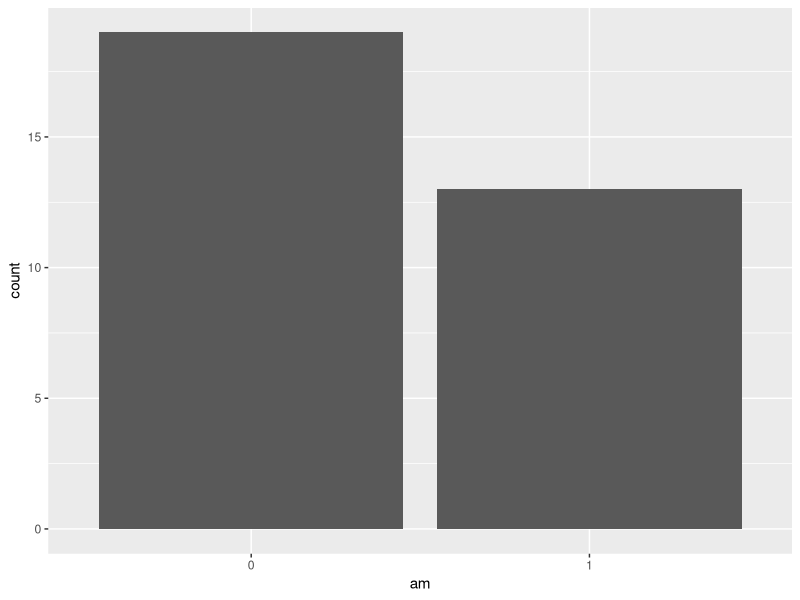
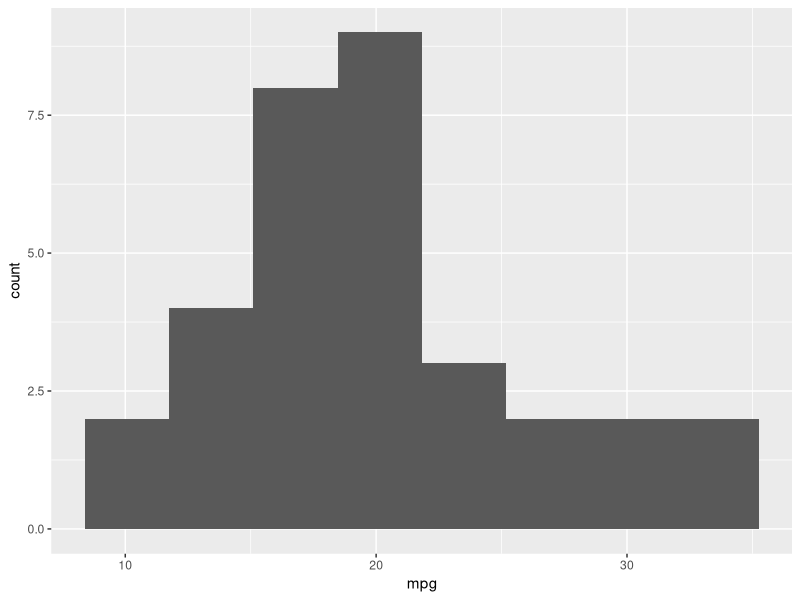
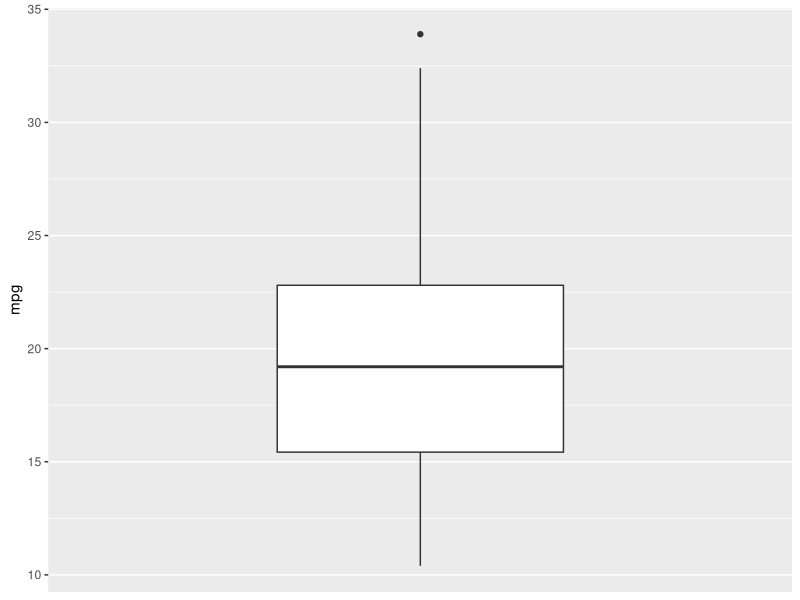
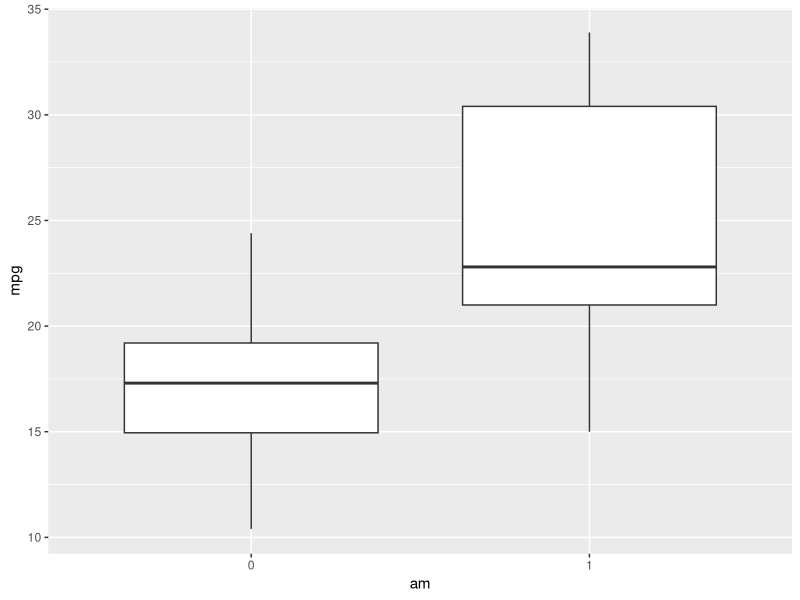
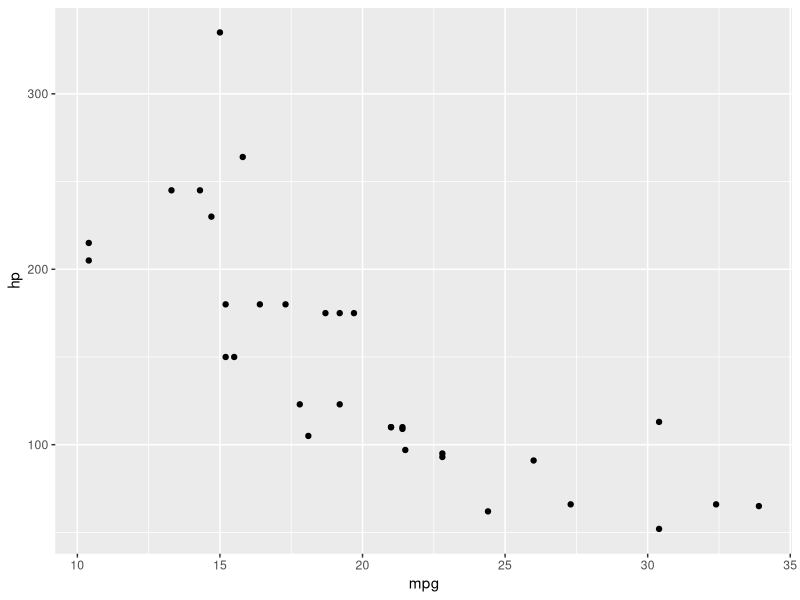

R code for these plots, in order:
## ---- chunk 1
library(datasets)
library(tidyverse)
## ---- chunk 2
print('hello woRld')
birth_years <- c(1996, 2001, 1999)
print(birth_years)
## ---- chunk 3
data.frame(person = c('Jack', 'Allen', 'Lisa'), birth_years = birth_years)

?data.frame
## ---- chunk 4
mtcars <- mtcars %>% 
  mutate(am = as.factor(am))
## ---- chunk 5
?mtcars
## ---- chunk 6
glimpse(mtcars)
## ---- chunk 7
head(mtcars)
## ---- chunk 8
tail(mtcars)
## ---- chunk 9
count(mtcars, am)
## ---- chunk 10
ggplot(mtcars) +
  aes(x = am) +
  geom_bar()
## ---- chunk 11
summarize(mtcars, mean(mpg))
## ---- chunk 12
summarize(mtcars, median(mpg))
## ---- chunk 13
summarize(mtcars, quantile(mpg, 0.75))
## ---- chunk 14
summarize(mtcars, sd(mpg))
## ---- chunk 15
summarize(mtcars, var(mpg))
## ---- chunk 16
ggplot(mtcars, aes(x = mpg)) +
  geom_histogram(bins = 8)
## ---- chunk 17
ggplot(mtcars,
       aes(y = mpg)) + 
  scale_x_discrete( ) +
  geom_boxplot()
## ---- chunk 18
ggplot(mtcars, aes(x = am, y = mpg)) +
  geom_boxplot()
## ---- chunk 19
ggplot(mtcars, aes(x = mpg,
                 y = hp)) +
  geom_point()
